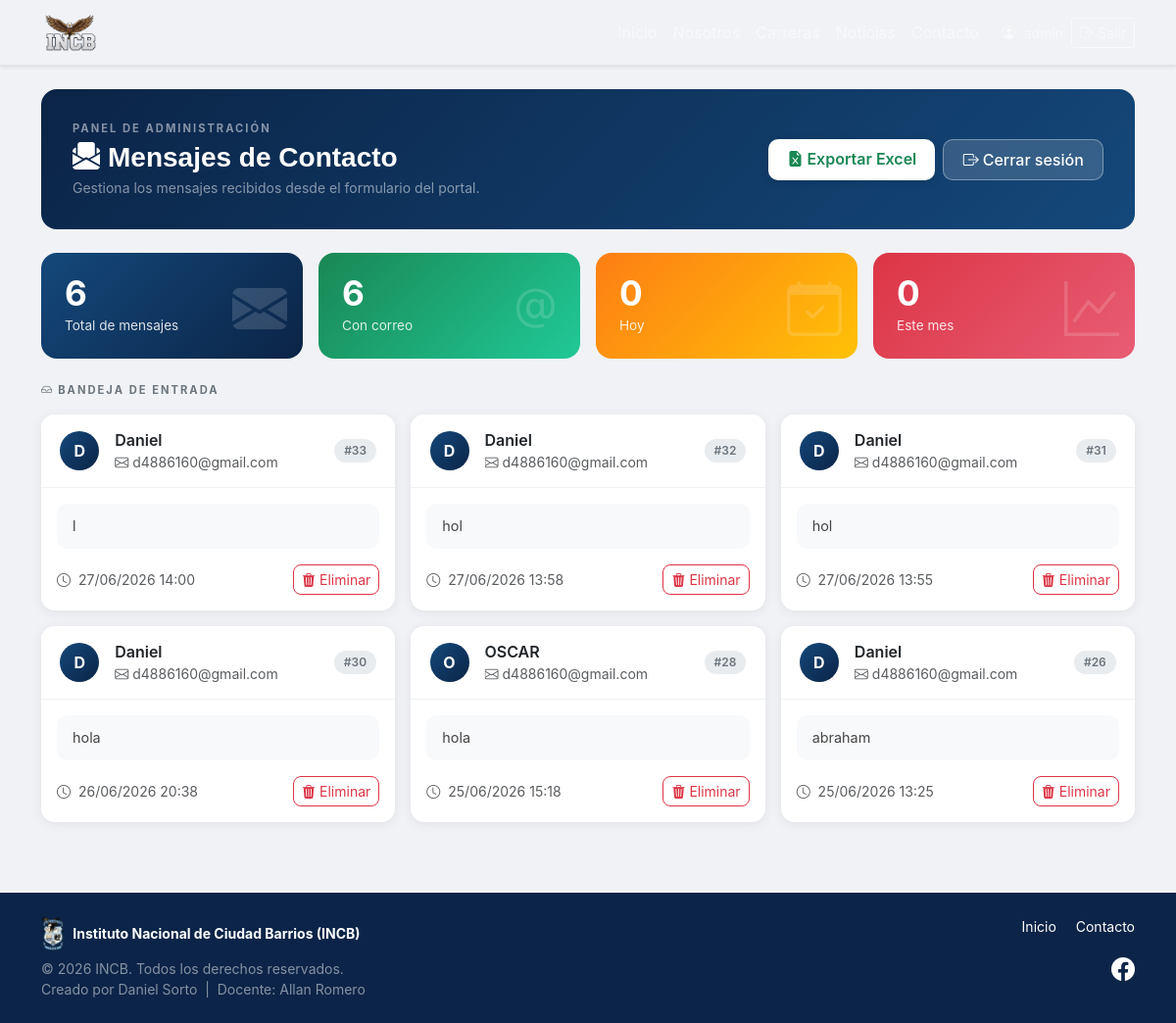
The page /admin.php (signed in) on the database its author committed.
### tables this page shows
CREATE TABLE `mensajes_contacto` (
  `id` int(11) NOT NULL,
  `nombre_remitente` varchar(100) NOT NULL,
  `correo_remitente` varchar(100) DEFAULT NULL,
  `mensaje_texto` text NOT NULL,
  `fecha_envio` timestamp NOT NULL DEFAULT current_timestamp()
);

### includes/config.php (called while the page is built, shortened)
<?php
if (!isset($base_url)) {
    $base_url = '/proyecto_final/Portal/';
}

### admin.php (the view, shortened to what this page needs)
<?php
require_once 'includes/auth.php';
require_once 'includes/conexion.php';
$sql       = "SELECT * FROM mensajes_contacto ORDER BY id DESC";
$resultado = mysqli_query($conexion, $sql);
$totalMensajes = mysqli_num_rows($resultado);
$mensajes = [];
while ($fila = mysqli_fetch_assoc($resultado)) {
    $mensajes[] = $fila;
}
?>
<!DOCTYPE html>
<html lang="es">
<head>
  <link href="<?= $base_url; ?>assets/css/bootstrap.min.css" rel="stylesheet">
  <link href="<?= $base_url; ?>assets/css/bootstrap-icons.min.css" rel="stylesheet">
</head>
<body>
<?php include 'includes/navbar_admin.php'; ?>
<div class="container py-4">
  <div class="page-header d-flex justify-content-between align-items-center flex-wrap gap-3">
    <div>
      <div class="section-title text-white-50 mb-1">Panel de Administración</div>
      <h1 class="h3 fw-bold mb-1 text-white">
        <i class="bi bi-envelope-paper-fill me-2"></i>Mensajes de Contacto
      </h1>
      <p class="mb-0 text-white-50 small">Gestiona los mensajes recibidos desde el formulario del portal.</p>
    </div>
    <div class="d-flex gap-2 flex-wrap">
      <a href="exportar_excel.php" class="btn btn-export">
        <i class="bi bi-file-earmark-excel-fill me-1 text-success"></i>Exportar Excel
      </a>
      <a href="logout.php" class="btn btn-logout">
        <i class="bi bi-box-arrow-right me-1"></i>Cerrar sesión
      </a>
    </div>
  </div>
    <div class="row g-3 mb-4">
      <div class="col-6 col-md-3">
        <div class="stat-card" style="background: linear-gradient(135deg,var(--incb-azul),var(--incb-azul-oscuro));">
          <div class="stat-number"><?= $totalMensajes ?></div>
          <div class="stat-label">Total de mensajes</div>
          <i class="bi bi-envelope-fill stat-icon"></i>
        </div>
      </div>
      <div class="col-6 col-md-3">
        <div class="stat-card" style="background: linear-gradient(135deg,#198754,#20c997);">
          <?php
            $conCorreo = array_filter($mensajes, fn($m) => !empty($m['correo_remitente']));
          ?>
          <div class="stat-number"><?= count($conCorreo) ?></div>
          <div class="stat-label">Con correo</div>
          <i class="bi bi-at stat-icon"></i>
        </div>
      </div>
      <div class="col-6 col-md-3">
        <?php
          $hoy = date('Y-m-d');
          $hoy_count = count(array_filter($mensajes, fn($m) => str_starts_with($m['fecha_envio'], $hoy)));
        ?>
        <div class="stat-card" style="background: linear-gradient(135deg,#fd7e14,#ffc107);">
          <div class="stat-number"><?= $hoy_count ?></div>
          <div class="stat-label">Hoy</div>
          <i class="bi bi-calendar-check stat-icon"></i>
        </div>
      </div>
      <div class="col-6 col-md-3">
        <?php
          $este_mes = date('Y-m');
          $mes_count = count(array_filter($mensajes, fn($m) => str_starts_with($m['fecha_envio'], $este_mes)));
        ?>
        <div class="stat-card" style="background: linear-gradient(135deg,#dc3545,#e85d75);">
          <div class="stat-number"><?= $mes_count ?></div>
          <div class="stat-label">Este mes</div>
          <i class="bi bi-graph-up stat-icon"></i>
        </div>
      </div>
    </div>
  <?php if ($totalMensajes > 0): ?>
    <div class="section-title mb-3">
      <i class="bi bi-inbox me-1"></i>Bandeja de entrada
    </div>
    <div class="row g-3">
      <?php foreach ($mensajes as $fila): ?>
        <?php
          $inicial = strtoupper(mb_substr($fila['nombre_remitente'], 0, 1));
        ?>
        <div class="col-md-6 col-xl-4">
          <div class="msg-card h-100 d-flex flex-column">
            <div class="card-header d-flex align-items-center gap-3">
              <div class="avatar"><?= htmlspecialchars($inicial) ?></div>
              <div class="flex-grow-1 overflow-hidden">
                <div class="fw-semibold text-truncate"><?= htmlspecialchars($fila['nombre_remitente']) ?></div>
                <?php if (!empty($fila['correo_remitente'])): ?>
                  <div class="small text-muted text-truncate">
                    <i class="bi bi-envelope me-1"></i><?= htmlspecialchars($fila['correo_remitente']) ?>
                  </div>
                <?php else: ?>
                  <div class="small text-muted"><i class="bi bi-dash"></i> Sin correo</div>
                <?php endif; ?>
              </div>
              <span class="badge-id">#<?= $fila['id'] ?></span>
            </div>
            <div class="card-body flex-grow-1 p-3">
              <div class="msg-text"><?= nl2br(htmlspecialchars($fila['mensaje_texto'])) ?></div>
            </div>
            <div class="card-footer bg-transparent border-top-0 d-flex justify-content-between align-items-center px-3 pb-3 pt-0">
              <small class="text-muted">
                <i class="bi bi-clock me-1"></i>
                <?= date('d/m/Y H:i', strtotime($fila['fecha_envio'])) ?>
              </small>
              <form method="POST" action="eliminar.php" onsubmit="return confirm('¿Eliminar este mensaje?');">
                <button type="submit" class="btn btn-sm btn-outline-danger rounded-3">
                  <i class="bi bi-trash3-fill me-1"></i>Eliminar
                </button>
              </form>
            </div>
          </div>
        </div>
      <?php endforeach; ?>
    </div>
  <?php endif; ?>
</div>
<footer class="py-4 text-white mt-5" style="background: var(--incb-azul-oscuro);">
  <div class="container small">
    <div class="row">
      <div class="col-md-7">
        <div class="d-flex align-items-center gap-2 mb-2">
          <img src="<?= $base_url ?>img/logo_incb_formatoMejorado.png" alt="Logotipo INCB" height="35">
          <strong>Instituto Nacional de Ciudad Barrios (INCB)</strong>
        </div>
        <div class="text-white-50">
          &copy; <?= date('Y') ?> INCB. Todos los derechos reservados.<br>
          Creado por Daniel Sorto &nbsp;|&nbsp; Docente: Allan Romero
        </div>
      </div>
      <div class="col-md-5 text-md-end mt-3 mt-md-0">
        <a href="<?= $base_url ?>index.php" class="me-3 text-white text-decoration-none">Inicio</a>
        <a href="<?= $base_url ?>index.php#contacto" class="text-white text-decoration-none">Contacto</a>
        <div class="mt-3">
          <a href="https://www.facebook.com/InstitutoNacionaldeciudadbarrios" class="text-white">
            <i class="bi bi-facebook" style="font-size:1.5rem;"></i>
          </a>
        </div>
      </div>
    </div>
  </div>
</footer>
</body>
</html>

### includes/navbar_admin.php (shortened to what this page needs)
<nav class="navbar navbar-expand-lg navbar-dark border-bottom sticky-top shadow-sm">
  <div class="container">
    <a class="navbar-brand d-flex align-items-center gap-2" href="<?= $base_url; ?>index.php">
      <img src="<?= $base_url; ?>img/logo_incb.png" alt="Logo INCB" height="40">
    </a>
    <div id="navAdmin" class="collapse navbar-collapse">
      <ul class="navbar-nav ms-auto mb-2 mb-lg-0 align-items-center">
        <li class="nav-item"><a class="nav-link" href="<?= $base_url; ?>index.php">Inicio</a></li>
        <li class="nav-item"><a class="nav-link" href="<?= $base_url; ?>index.php#nosotros">Nosotros</a></li>
        <li class="nav-item"><a class="nav-link" href="<?= $base_url; ?>index.php#oferta-academica">Carreras</a></li>
        <li class="nav-item"><a class="nav-link" href="<?= $base_url; ?>index.php#noticias">Noticias</a></li>
        <li class="nav-item"><a class="nav-link" href="<?= $base_url; ?>index.php#contacto">Contacto</a></li>
        <li class="nav-item ms-lg-3 d-flex align-items-center gap-2">
          <span class="text-white-50 small">
            <i class="bi bi-person-circle me-1"></i>
          </span>
          <a href="<?= $base_url; ?>logout.php" class="btn btn-outline-light btn-sm">
            <i class="bi bi-box-arrow-right me-1"></i>Salir
          </a>
        </li>
      </ul>
    </div>
  </div>
</nav>

### admin.php (style rules this page uses)
:root { --incb-azul-oscuro: #0b2447; --incb-azul: #14487a; --incb-dorado: #c99a3c; }
body { background-color: #f0f2f5; font-family: 'Inter', sans-serif; }
h1, h5, .fw-brand { font-family: 'Poppins', sans-serif; }
.stat-card { border: none; border-radius: 16px; padding: 1.5rem; color: #fff; position: relative; overflow: hidden; }
.stat-card .stat-icon { font-size: 3.5rem; opacity: 0.15; position: absolute; right: 1rem; bottom: 0.5rem; }
.stat-card .stat-number { font-size: 2.2rem; font-weight: 700; line-height: 1; }
.stat-card .stat-label { font-size: 0.85rem; opacity: 0.85; margin-top: 4px; }
.msg-card { border: none; border-radius: 14px; box-shadow: 0 2px 12px rgba(0,0,0,0.07); transition: transform .18s, box-shadow .18s; background: #fff; }
.msg-card .card-header { background: #fff; border-bottom: 1px solid #f0f2f5; border-radius: 14px 14px 0 0 !important; padding: 0.9rem 1.2rem; }
.avatar { width: 40px; height: 40px; border-radius: 50%; background: linear-gradient(135deg, var(--incb-azul), var(--incb-azul-oscuro)); display: flex; align-items: center; justify-content: center; color: #fff; font-weight: 700; font-size: 1rem; flex-shrink: 0; }
.msg-text { background: #f8f9fb; border-radius: 10px; padding: 0.75rem 1rem; font-size: 0.9rem; color: #444; line-height: 1.55; }
.badge-id { background: #e9ecef; color: #6c757d; font-size: 0.75rem; font-weight: 600; border-radius: 20px; padding: 3px 10px; }
.section-title { font-size: 0.7rem; font-weight: 700; letter-spacing: 2px; text-transform: uppercase; color: #6c757d; }
.page-header { background: linear-gradient(135deg, var(--incb-azul-oscuro) 0%, var(--incb-azul) 100%); border-radius: 16px; padding: 2rem 2rem; color: #fff; margin-bottom: 1.5rem; }
.btn-export { background: #fff; color: #198754; border: none; font-weight: 600; border-radius: 10px; padding: 0.5rem 1.2rem; box-shadow: 0 2px 8px rgba(0,0,0,0.12); }
.btn-logout { background: rgba(255,255,255,0.15); color: #fff; border: 1px solid rgba(255,255,255,0.35); border-radius: 10px; padding: 0.5rem 1.2rem; font-weight: 500; }

### rows shown on the page
mensajes_contacto: nombre_remitente "D", nombre_remitente "Daniel", correo_remitente "d4886160@gmail.com", id "33", mensaje_texto "l", fecha_envio "27/06/2026 14:00"
mensajes_contacto: nombre_remitente "D", nombre_remitente "Daniel", correo_remitente "d4886160@gmail.com", id "32", mensaje_texto "hol", fecha_envio "27/06/2026 13:58"
mensajes_contacto: nombre_remitente "D", nombre_remitente "Daniel", correo_remitente "d4886160@gmail.com", id "31", mensaje_texto "hol", fecha_envio "27/06/2026 13:55"
mensajes_contacto: nombre_remitente "D", nombre_remitente "Daniel", correo_remitente "d4886160@gmail.com", id "30", mensaje_texto "hola", fecha_envio "26/06/2026 20:38"
mensajes_contacto: nombre_remitente "O", nombre_remitente "OSCAR", correo_remitente "d4886160@gmail.com", id "28", mensaje_texto "hola", fecha_envio "25/06/2026 15:18"
mensajes_contacto: nombre_remitente "D", nombre_remitente "Daniel", correo_remitente "d4886160@gmail.com", id "26", mensaje_texto "abraham", fecha_envio "25/06/2026 13:25"

### other values the page prints
$totalMensajes "6"
count($conCorreo) "6"
$hoy_count "0"
$mes_count "0"
